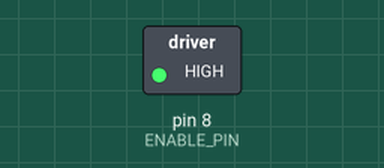
This sketch was run on a simulated Arduino Uno, built with avr-gcc and run on an emulated ATmega328P. On the bench: switched loads named in the sketch (green lamp = pin HIGH). What the sketch prints to the serial monitor is not drawn.

Above: at 0.1 s.
Timing chart, 0 to 1.6 s (numbered marks = the images above):
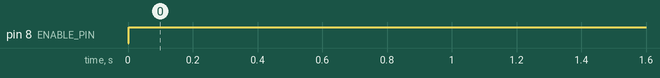

The sketch:

Greif-V4.2.ino
```cpp
#include <AccelStepper.h>

#define ENABLE_PIN 8
#define SPEED 1300  //SPEED... I am SPEED... Faster than fast quicker than quick... I am lightning
int EN = 1;         // 0=Enabled, 1=Disabled
int Grab = 0;       // Grab Status
long speedX = 0;
long speedY = 0;
long speedZ = 0;
long speedA = 0;

const long LIMIT_MIN_Drehachse1X = -5000;
const long LIMIT_MAX_Drehachse1X = 5000;
const long BREMSZONE_Drehachse1X = 500;

const long LIMIT_MIN_Gelenk2Y = -5000;
const long LIMIT_MAX_Gelenk2Y = 5000;
const long BREMSZONE_Gelenk2Y = 500;

const long LIMIT_MIN_Gelenk3Z = -5000;
const long LIMIT_MAX_Gelenk3Z = 5000;
const long BREMSZONE_Gelenk3Z = 500;

const long LIMIT_MIN_Drehachse4A = -5000;
const long LIMIT_MAX_Drehachse4A = 5000;
const long BREMSZONE_Drehachse4A = 500;

AccelStepper Drehachse1X(AccelStepper::DRIVER, 2, 5);
AccelStepper Gelenk2Y(AccelStepper::DRIVER, 3, 6);
AccelStepper Gelenk3Z(AccelStepper::DRIVER, 4, 7);
AccelStepper Drehachse4A(AccelStepper::DRIVER, 12, 13);
int applyDeadzone(int value, int dz) {
  return (abs(value) < dz) ? 0 : value;
}

const byte ST = 0xA2;
const int NUM_CHANNELS = 8;
int channels[NUM_CHANNELS];
String input = "";

unsigned long lastPacketTime = 0;
const unsigned long TimeoutFailsafe = 500;
bool failsafeActive = false;
bool MeineNachricht = false;
bool Calibrated = false;

void setup() {
  pinMode(ENABLE_PIN, OUTPUT);
  Drehachse1X.setMaxSpeed(SPEED);
  Drehachse1X.setAcceleration(2000);

  Gelenk2Y.setMaxSpeed(SPEED);
  Gelenk2Y.setAcceleration(2000);

  Gelenk3Z.setMaxSpeed(SPEED);
  Gelenk3Z.setAcceleration(2000);

  Drehachse4A.setMaxSpeed(SPEED);
  Drehachse4A.setAcceleration(2000);

  Serial.begin(115200);
  input.reserve(50);

  activateFailsafe();
  lastPacketTime = millis();

  Calibration();
}

void Calibration() {
  Serial.print("Calibration-Initiated");
  while (!Calibrated) {
    ReadSerial();
    static unsigned long lastDebugTime = 0;

    if (millis() - lastDebugTime > 100) {  // Nur alle 100ms Text ausgeben (schont die CPU)
      lastDebugTime = millis();
      printDebugInfo();
    }

    if (channels[4] < 500 && channels[7] > 500) {
      Drehachse4A.setCurrentPosition(0);
      Gelenk3Z.setCurrentPosition(0);
      Gelenk2Y.setCurrentPosition(0);
      Drehachse1X.setCurrentPosition(0);
      Calibrated = true;
      digitalWrite(ENABLE_PIN, 0);
      vibrateMotor(Gelenk2Y, 10, 2);
      vibrateMotor(Gelenk3Z, 10, 2);
      digitalWrite(ENABLE_PIN, 1);
      Serial.print("Calib-SAVE");
    } else {
      Channellogic();
      Stepper();
    }
  }
}
void loop() {
  ReadSerial();
  Channellogic();
  Stepper();

  /*
	static unsigned long lastDebugTime = 0;
  if (millis() - lastDebugTime > 100) {  // Nur alle 100ms Text ausgeben (schont die CPU)
    lastDebugTime = millis();
    printDebugInfo();
  }
	*/
}


void ReadSerial() {
  while (Serial.available() > 0) {  //Wenn Serielle Daten verfügbar sind
    byte incomingByte = Serial.read();

    if (incomingByte == ST) {  //Falls Startbyte erkannt wird: input zurücksetzen
      input = "";
      MeineNachricht = true;  //Setze die MeineNachricht Variable auf True
    } else if (incomingByte > 0x80) {
      MeineNachricht = false;
    }

    else if (MeineNachricht) {
      if (incomingByte == '\n') {
        parseBuffer();
        MeineNachricht = false;
        break;
      } else {
        input += (char)incomingByte;
      }
    }
  }

  //  Failsafe Check
  if (millis() - lastPacketTime > TimeoutFailsafe) {
    if (!failsafeActive) {
      activateFailsafe();
      failsafeActive = true;
    }
  }
}

void parseBuffer() {
  int n = sscanf(input.c_str(), "%d,%d,%d,%d,%d,%d,%d,%d",
                 &channels[0], &channels[1], &channels[2],
                 &channels[3], &channels[4], &channels[5],
                 &channels[6], &channels[7]);

  if (n == NUM_CHANNELS) {
    // Wenn Daten korrekt ankommen -> Failsafe beenden
    if (failsafeActive) {
      failsafeActive = false;
    }
    lastPacketTime = millis();  // Zeitstempel für Timeout-Timer erneuern
  }
}

void activateFailsafe() {

  channels[0] = 500;
  channels[1] = 500;
  channels[2] = 500;
  channels[3] = 500;
  channels[4] = 0;
  channels[5] = 1000;
  channels[6] = 1000;
  channels[7] = 0;
}

void printDebugInfo() {
  if (failsafeActive) {
    Serial.print(" [!] - Fallback: ");
  } else {
    Serial.print(" [OK] - Werte: ");
  }

  for (int i = 0; i < NUM_CHANNELS; i++) {
    Serial.print(channels[i]);
    if (i < NUM_CHANNELS - 1) Serial.print(",");
  }
  Serial.print(Grab);
  Serial.println();
}

void Channellogic() {
  speedX = map(channels[0], 0, 1000, -SPEED, SPEED);
  speedX = applyDeadzone(speedX, 200);


  speedY = map(channels[1], 0, 1000, -SPEED, SPEED);
  speedY = applyDeadzone(speedY, 100);

  speedZ = map(channels[2], 0, 1000, -SPEED, SPEED);
  speedZ = applyDeadzone(speedZ, 200);


  speedA = map(channels[3], 0, 1000, -SPEED, SPEED);
  speedA = applyDeadzone(speedA, 100);

  // Logik für Enable (EN)
  if (channels[6] < 500) {
    EN = 0;  // Motor AN
  } else {
    EN = 1;  // Motor AUS
  }

  if (channels[7] < 500 && channels[4] > 500) {
    Grab = 1;
  } else {
    Grab = 0;
  }

  if (Grab == 1) {  // Arming in Grab Action
    if (speedX != 0 || speedY != 0 || speedZ != 0 || speedA != 0) {
      EN = 0;  // Wenn die Sticks nicht center sind, Motor AN
    }
  }
  if (channels[6] > 500 && channels[4] < 500) {  // Automatischer Override
    EN = 1;
  }
}

void Stepper() {
  if (Grab == 1) {
    //Bremszone X
      long currentPosX = Drehachse1X.currentPosition();
      long finalSpeedX = speedX;

      if (speedX > 0 && (LIMIT_MAX_Drehachse1X - currentPosX) < BREMSZONE_Drehachse1X) {
        // Bremse Richtung Plus
        finalSpeedX = speedX * (LIMIT_MAX_Drehachse1X - currentPosX) / BREMSZONE_Drehachse1X;

      } else if (speedX < 0 && (currentPosX - LIMIT_MIN_Drehachse1X) < BREMSZONE_Drehachse1X) {
        // Bremse Richtung Minus
        finalSpeedX = speedX * (currentPosX - LIMIT_MIN_Drehachse1X) / BREMSZONE_Drehachse1X;
      }

      // Not-Stopp Sicherheitscheck
      if (currentPosX >= LIMIT_MAX_Drehachse1X && speedX > 0) finalSpeedX = 0;
      if (currentPosX <= LIMIT_MIN_Drehachse1X && speedX < 0) finalSpeedX = 0;

    //Bremszone Y
      long currentPosY = Gelenk2Y.currentPosition();
      long finalSpeedY = speedY;

      if (speedY > 0 && (LIMIT_MAX_Gelenk2Y - currentPosY) < BREMSZONE_Gelenk2Y) {
        // Bremse Richtung Plus
        finalSpeedY = speedY * (LIMIT_MAX_Gelenk2Y - currentPosY) / BREMSZONE_Gelenk2Y;

      } else if (speedY < 0 && (currentPosY - LIMIT_MIN_Gelenk2Y) < BREMSZONE_Gelenk2Y) {
        // Bremse Richtung Minus
        finalSpeedY = speedY * (currentPosY - LIMIT_MIN_Gelenk2Y) / BREMSZONE_Gelenk2Y;
      }

      // Not-Stopp Sicherheitscheck
      if (currentPosY >= LIMIT_MAX_Gelenk2Y && speedY > 0) finalSpeedY = 0;
      if (currentPosY <= LIMIT_MIN_Gelenk2Y && speedY < 0) finalSpeedY = 0;

    //Bremszone Z
      long currentPosZ = Gelenk3Z.currentPosition();
      long finalSpeedZ = speedZ;

      if (speedZ > 0 && (LIMIT_MAX_Gelenk3Z - currentPosZ) < BREMSZONE_Gelenk3Z) {
        // Bremse Richtung Plus
        finalSpeedZ = speedZ * (LIMIT_MAX_Gelenk3Z - currentPosZ) / BREMSZONE_Gelenk3Z;

      } else if (speedZ < 0 && (currentPosZ - LIMIT_MIN_Gelenk3Z) < BREMSZONE_Gelenk3Z) {
        // Bremse Richtung Minus
        finalSpeedZ = speedZ * (currentPosZ - LIMIT_MIN_Gelenk3Z) / BREMSZONE_Gelenk3Z;
      }

      // Not-Stopp Sicherheitscheck
      if (currentPosZ >= LIMIT_MAX_Gelenk3Z && speedZ > 0) finalSpeedZ = 0;
      if (currentPosZ <= LIMIT_MIN_Gelenk3Z && speedZ < 0) finalSpeedZ = 0;

    //Bremszone A
      long currentPosA = Drehachse4A.currentPosition();
      long finalSpeedA = speedA;

      if (speedA > 0 && (LIMIT_MAX_Drehachse4A - currentPosA) < BREMSZONE_Drehachse4A) {
        // Bremse Richtung Plus
        finalSpeedA = speedA * (LIMIT_MAX_Drehachse4A - currentPosA) / BREMSZONE_Drehachse4A;

      } else if (speedA < 0 && (currentPosA - LIMIT_MIN_Drehachse4A) < BREMSZONE_Drehachse4A) {
        // Bremse Richtung Minus
        finalSpeedA = speedA * (currentPosA - LIMIT_MIN_Drehachse4A) / BREMSZONE_Drehachse4A;
      }

      // Not-Stopp Sicherheitscheck
      if (currentPosA >= LIMIT_MAX_Drehachse4A && speedA > 0) finalSpeedA = 0;
      if (currentPosA <= LIMIT_MIN_Drehachse4A && speedA < 0) finalSpeedA = 0;

    Drehachse1X.setSpeed(finalSpeedX);
    Gelenk2Y.setSpeed(finalSpeedY);
    Gelenk3Z.setSpeed(finalSpeedZ);
    Drehachse4A.setSpeed(finalSpeedA);

  } else {
    Drehachse1X.setSpeed(0);
    Gelenk2Y.setSpeed(0);
    Gelenk3Z.setSpeed(0);
    Drehachse4A.setSpeed(0);
  }

  digitalWrite(ENABLE_PIN, EN);
  Drehachse1X.runSpeed();
  Gelenk2Y.runSpeed();
  Gelenk3Z.runSpeed();
  Drehachse4A.runSpeed();
}

void vibrateMotor(AccelStepper &stepper, int intensity, int pulses) {
  // intensity = Schritte pro Richtung (5-20)
  // pulses = Anzahl Vibrationen (2-5)

  long originalPos = stepper.currentPosition();

  for (int i = 0; i < pulses; i++) {
    stepper.moveTo(originalPos + intensity);
    while (stepper.distanceToGo() != 0) stepper.run();

    stepper.moveTo(originalPos - intensity);
    while (stepper.distanceToGo() != 0) stepper.run();
  }

  // Zurück zur Ausgangsposition
  stepper.moveTo(originalPos);
  while (stepper.distanceToGo() != 0) stepper.run();
}
```

Measured:
- by itself, pin 8 (ENABLE_PIN): LOW → HIGH at 0.00 s
